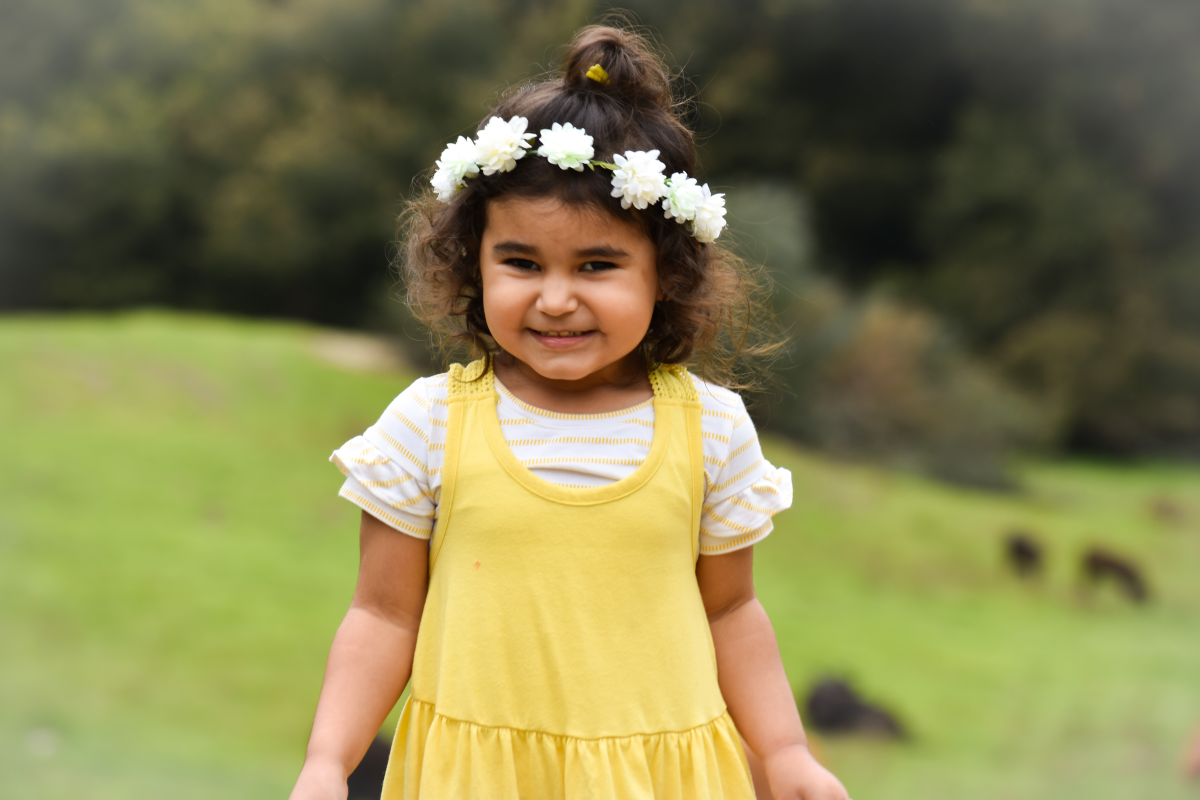
#> input picture Photos/sofia.jpg, 6000 x 4000 px, found by its file name (shown at 1/5 size)
$ python transformations.py
#> lines starting #> are read from the running program, lines starting #| are printed output that depends on the picture
### Extra/rescale.py
import cv2 as cv

# img = cv.imread("Photos/sofia")
# cv.imshow("Sofia", img)

def rescaleFrame(frame, scale=0.75):
    width = int(frame.shape[1] * scale)
    height = int(frame.shape[0] * scale)
    dimensions= (width,height)

    return cv.resize(frame, dimensions, interpolation=cv.INTER_AREA)

img = cv.imread('Photos/sofia.jpg')
#> img is the input picture: shape (4000, 6000, 3); mean B, G, R 81, 130, 133.6

# cv.imshow("Sofia", img)

pic_resized = rescaleFrame(img,scale=.2)
#> in rescaleFrame, `return cv.resize(frame, dimensions, interpolation=cv.INTER_AREA)`:
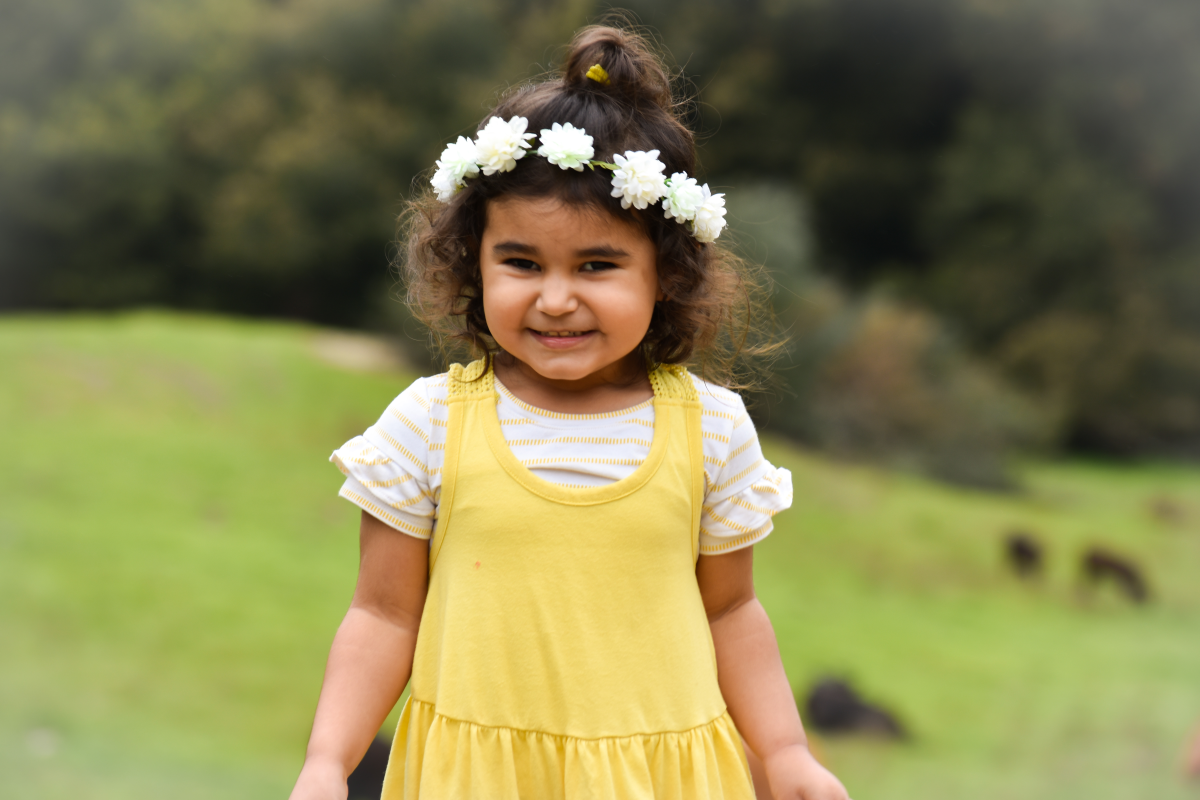
#> returned value: shape (800, 1200, 3); mean of channels 0, 1, 2 81, 130, 133.6; drawn as B, G, R
cv.imshow("Sofia Resized", pic_resized)


cv.waitKey(0)

### Extra/transformations.py
import cv2 as cv
import numpy as np
from rescale import rescaleFrame

img = cv.imread("Photos/sofia.jpg")
img = rescaleFrame(img,scale=.2)
cv.imshow("Sofia Resized", img)

# translation
def translate(img, x, y):
#> called with x = 100, y = 100
    transMat = np.float32([[1,0,x], [0,1,y]])
    dimensions = (img.shape[1], img.shape[0])
#> dimensions = (1200, 800)
    return cv.warpAffine(img, transMat, dimensions)
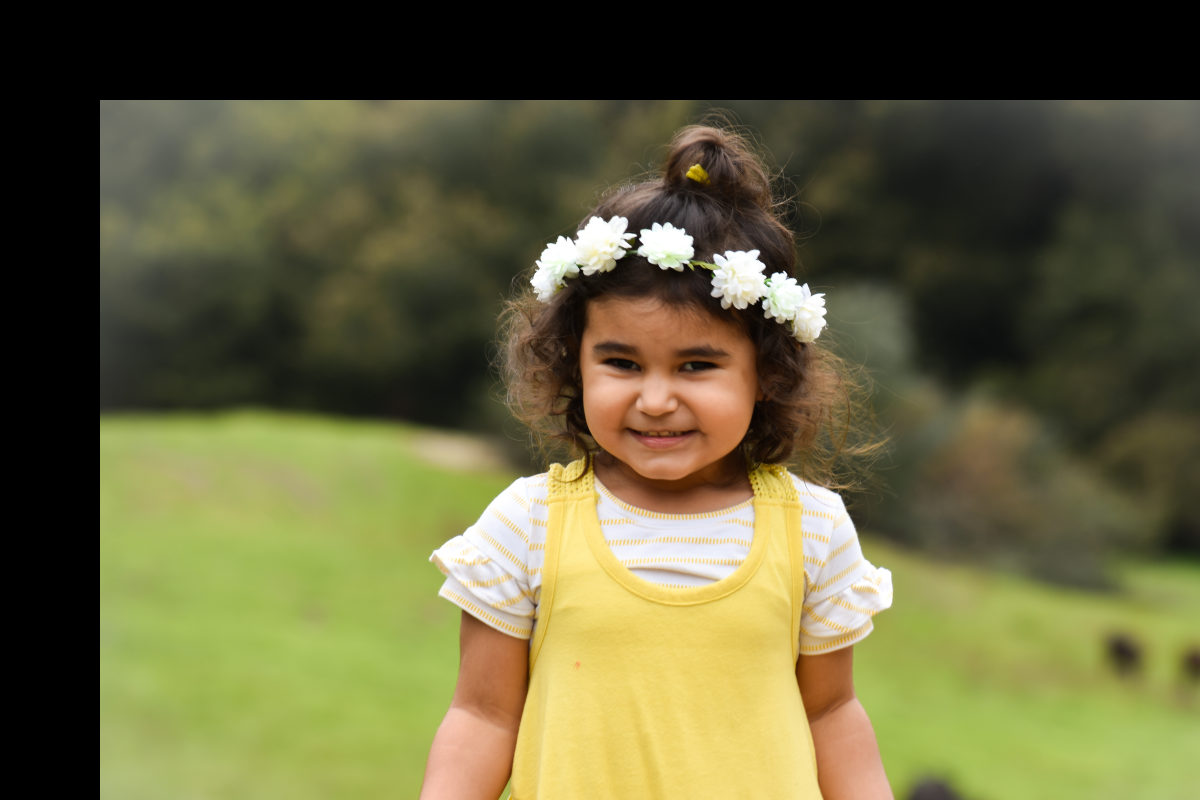
#> returned value: shape (800, 1200, 3); mean of channels 0, 1, 2 62.2, 99.6, 102.4; drawn as B, G, R

translated = translate(img, 100, 100)
cv.imshow("Translated", translated)
#47:27
cv.waitKey(0)

$ run again, with Photos/enj.jpg copied over Photos/sofia.jpg
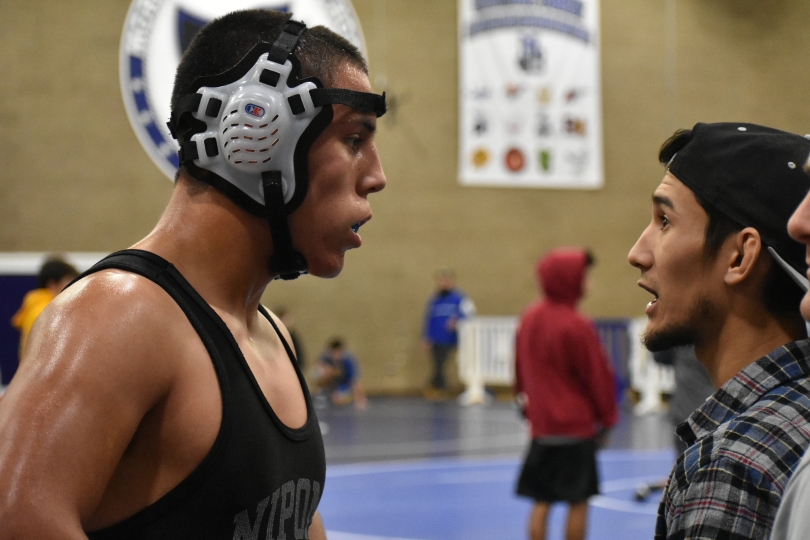
#> input picture Photos/enj.jpg, 1620 x 1080 px, found by its file name (shown at 1/2 size)
#> img is the input picture: shape (1080, 1620, 3); mean B, G, R 86.7, 100.8, 117.1
#> in rescaleFrame, `return cv.resize(frame, dimensions, interpolation=cv.INTER_AREA)`:
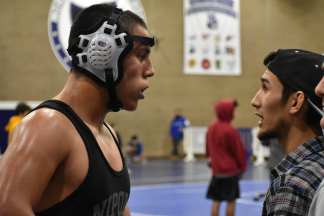
#> returned value: shape (216, 324, 3); mean of channels 0, 1, 2 86.7, 100.8, 117.1; drawn as B, G, R
#> in translate, `return cv.warpAffine(img, transMat, dimensions)`:
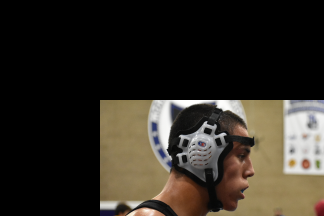
#> returned value: shape (216, 324, 3); mean of channels 0, 1, 2 36, 44, 49.3; drawn as B, G, R
